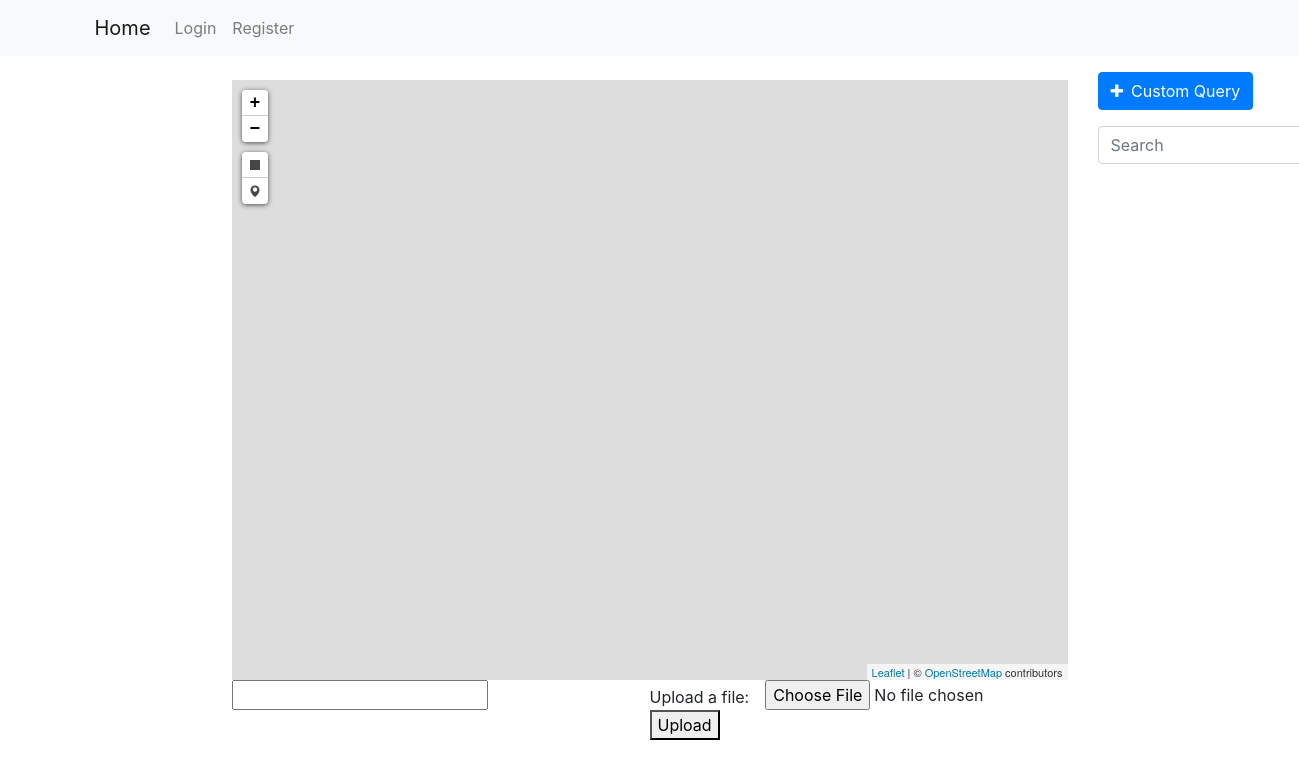
/home, run on an earlier commit of the app's database.
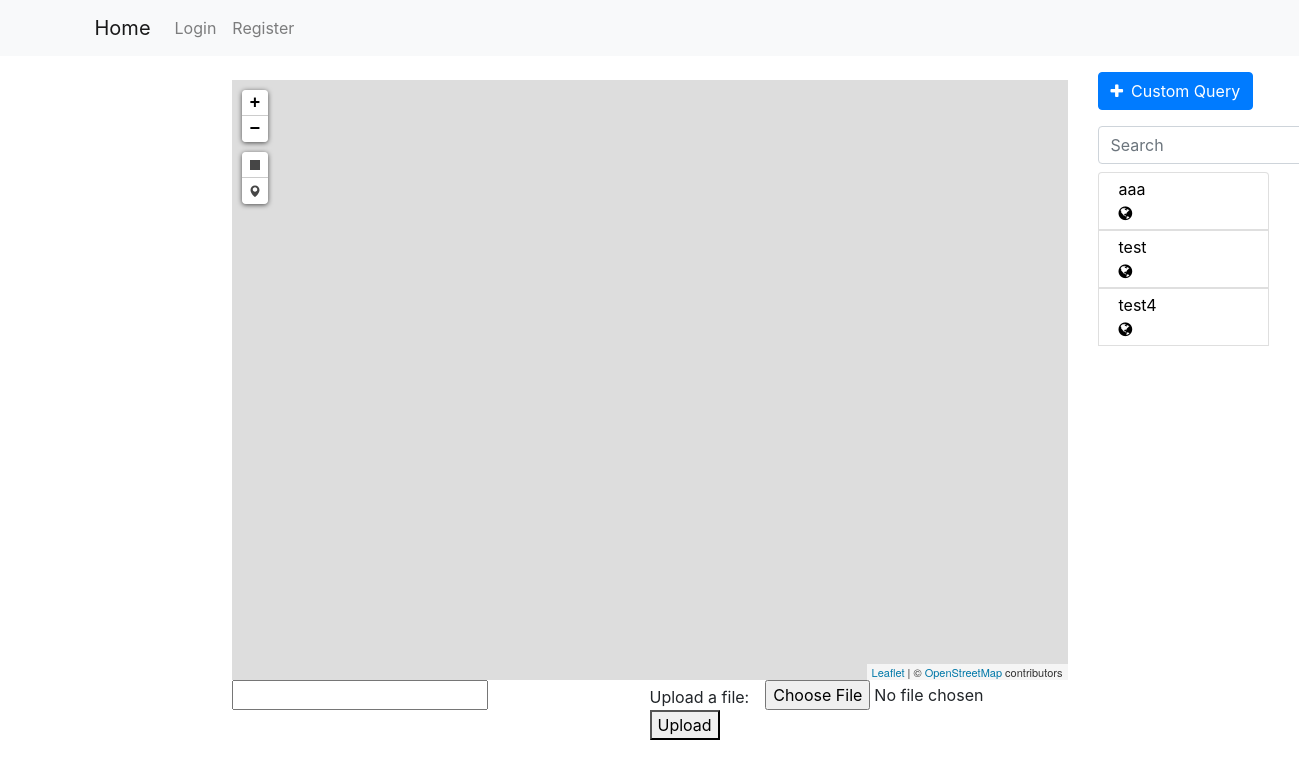
And on a later commit of the database.
### geoportal/models.py (models this page shows, shortened)
class Query(db.Model):
    id = db.Column(db.Integer, primary_key=True)
    user_id = db.Column(db.Integer, db.ForeignKey('user.id'), nullable=False, default=0)
    query_name = db.Column(db.String(120))
    db_name = db.Column(db.String(20))
    date_uploaded = db.Column(db.DateTime, nullable=False, default=datetime.datetime.now)
    last_update_time = db.Column(db.DateTime, nullable=False, default=datetime.datetime.now)
    query_text = db.Column(db.Text, nullable=False, default='')
    only_user = db.Column(db.Boolean, default=False)
    only_team = db.Column(db.Boolean, default=False)
    public = db.Column(db.Boolean, default=True)
    parameters = db.relationship('QueryTextParameters', backref='query', lazy=True)
    polygon_parameters = db.relationship('QueryPolygonParameters', backref='query', lazy=True)

### geoportal/main/views.py (the view)
@main.route('/')
@main.route('/home')
def home():
    if current_user.is_authenticated:
        return render_template('home.html', queries=get_allowed_queries(), layers=get_allowed_layers(), favorite_layers=get_favorite_layers(), preferences=current_user.preferences[0])
    return render_template('home.html', queries=get_allowed_queries(), layers=get_allowed_layers(), favorite_layers=get_favorite_layers())

### geoportal/mapping/utils.py (called while the page is built)
def get_allowed_layers():
    if current_user.is_authenticated:
        layers = Layer.query.all()
        authorized_layers = []
        for layer in layers:
            if (layer.only_team and User.query.get(layer.user_id).team_id == current_user.team_id) or layer.user_id == current_user.id:
                authorized_layers.append(layer)
        layers = authorized_layers
        layers = marked_layers_first(layers)
    else:
        layers = []
    return layers

def get_favorite_layers():
    if current_user.is_authenticated:
        marked_layers = db.session.query(UserMarkedLayer.layer_id).filter_by(user_id=current_user.id).all()
        return [layer[0] for layer in marked_layers]
    return []

### geoportal/templates/home.html (shortened to what this page needs)
{% extends "base.html" %}
{% block content %}
<div id="myMap" class="mt-4"></div>
<div class="row m-0 p-0 justify-content-around">
    <div class="col m-0 p-0">
        <input type="text" id="current-point">
    </div>
    <div class="col m-0 p-0" style="text-align: right; float: right">
        <form id="geofile-upload" class="form-inline" style="text-align: right; float: right">
            <div class="form-group">
                <label for="geofile" class="mt-1 mr-3">Upload a file:</label>
                <input type="file" id="geofile" name="geofile" accept=".csv, .xlsx">
            </div>
            <button type="submit">Upload</button>
        </form>
    </div>
</div>
{% endblock content %}
{% block right_sidebar %}
<button type="button" class="btn btn-primary mt-3" data-toggle="modal" data-target="#run-query">
  <span class="fa fa-plus mr-2"></span>Custom Query
</button>
<br>
<form class="form-inline my-2 my-lg-0">
    <input class="form-control mr-sm-2 mt-3 mb-2" type="search" placeholder="Search" aria-label="Search" id="queries_search" onkeyup="filterQueries()">
</form>
<div class="col-sm-12 pl-0 overflow-big">
    <div class="list-group">
    {% for query in queries %}
        <button name="query-selector" class="list-group-item pb-1 pt-1" id="{{ query.id }}" style="text-align: justify;">
            <div class="row justify-content-between pr-2">
                <div class="col-sm-10" style="text-align: left">
                    {{ query.query_name }}
                </div>
                <div class="col-sm-1">
                    {% if query.only_user %}
                        <span class="fa fa-user"></span>
                    {% elif query.only_team %}
                        <span class="fa fa-users"></span>
                    {% else %}
                        <span class="fa fa-globe"></span>
                    {% endif %}
                </div>
            </div>
        </button>
    {% endfor %}
    </div>
</div>
{% endblock right_sidebar %}

What changed in the data, as far as the page shows it:
added Query: query_name "aaa", only_user False (drawn)
added Query: query_name "test", only_user False (drawn)
added Query: query_name "test4", only_user False (drawn)
